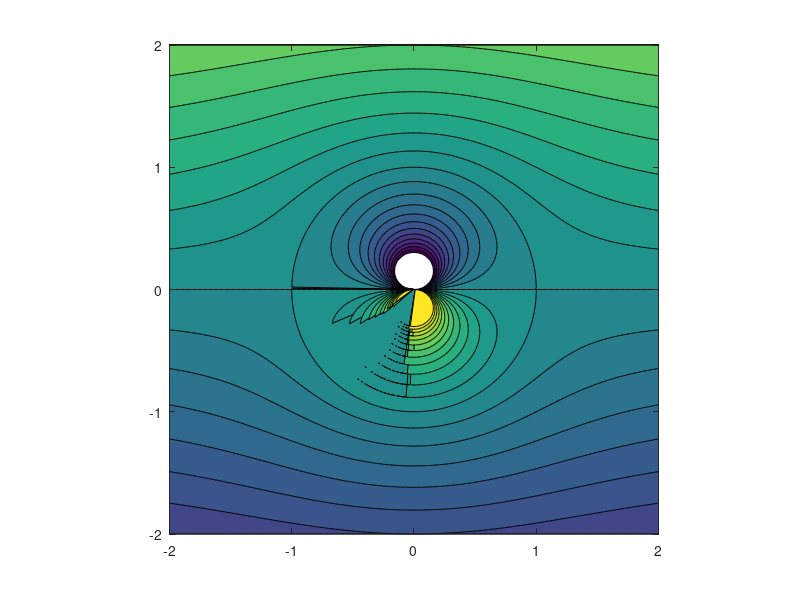

Write MATLAB code to recreate this figure.
clc
clear all
close all
%nonlifting 
U = 1; R = 1;
xlist = -2:0.01:2;
ylist = -2:0.01:2;
[x,y] = meshgrid(xlist,ylist)
z = x+1i*y;
W = U*(z+R^2./z);
contourf(xlist,ylist,imag(W),-3:0.25:3);
axis square